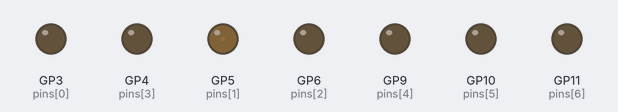
This program was run on a simulated Raspberry Pi Pico running MicroPython. Parts: output pins drawn as LEDs (lit = HIGH). Random numbers come from a fixed seed.

Above: at 0.2 s.
At 20.39 s:
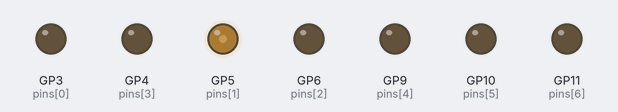
At 39.4 s:
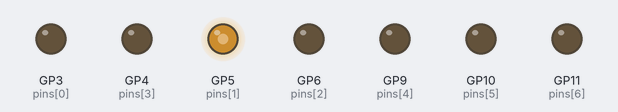
Timing chart, 0 to 40.0 s (numbered marks = the images above):
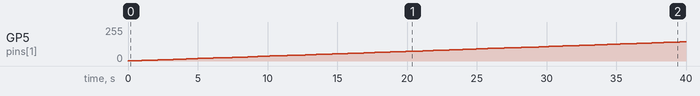

Measured:
- by itself, GP5 (pins[1]): moves from 0/255 to 144/255 over 39.8 s

The program:

oldCodeMainAdapt.py
```python
from machine import Pin, PWM
from time import sleep
import random

# Set up PWM pins
pins = [PWM(Pin(3)), PWM(Pin(5)), PWM(Pin(6)), PWM(Pin(4)), PWM(Pin(9)), PWM(Pin(10)), PWM(Pin(11))]
pinV = [0, 0, 0, 255, 255, 255, 255]
pinFV = [random.randint(2, 15), random.randint(2, 15), random.randint(2, 15), random.randint(2, 15), random.randint(2, 15), random.randint(2, 15), random.randint(2, 15)]
pinDelay = [random.randint(10, 60) / 1000, random.randint(10, 60) / 1000, random.randint(10, 60) / 1000, random.randint(10, 60) / 1000, random.randint(20, 70) / 1000, random.randint(20, 70) / 1000, random.randint(20, 70) / 1000]

mode = 4  # Set initial mode
ssdelay = 0.05  # Initial delay

def setup_pins():
    for p in pins:
        p.freq(1000)  # Set frequency for all pins

def speed_strip():
    global ssdelay
    if mode in [4, 5, 6]:
        val = random.randint(0, 300)
        if val > 268 or val < 0:
            ssdelay = 0.005
        if 0 < val < 20:
            ssdelay = 0.02
        elif 20 < val < 30:
            ssdelay = 0.07
        elif 30 < val < 40:
            ssdelay = 0.08
        elif 40 < val < 60:
            ssdelay = 0.1
        elif 60 < val < 80:
            ssdelay = 0.13
        elif 80 < val < 100:
            ssdelay = 0.16
        elif 100 < val < 120:
            ssdelay = 0.2
        elif 120 < val < 140:
            ssdelay = 0.25
        elif 140 < val < 160:
            ssdelay = 0.3
        elif 160 < val < 190:
            ssdelay = 0.35
        elif 190 < val < 220:
            ssdelay = 0.4
        elif 220 < val < 240:
            ssdelay = 0.6
        elif 240 < val < 268:
            ssdelay = 0.8
        elif 268 < val < 280:
            ssdelay = 0.85
        elif 280 < val < 290:
            ssdelay = 0.875
        elif 290 < val < 300:
            ssdelay = 0.9
        if mode in [4, 5]:
            ssdelay /= 30

    elif mode in [0, 1, 2, 3]:
        val = random.randint(0, 300)
        if val < 125:
            ssdelay = 0.001
        else:
            ssdelay = 0.002

def pin_fader_m5(pin, value):
    global pins, pinV, pinFV, pinDelay, ssdelay
    if pin in [1, 2, 3]:
        if pinV[pin] < value:
            while pinV[pin] < value:
                pinV[pin] += pinFV[pin]
                if pinV[pin] > 65535:
                    pinV[pin] = 65535
                pins[pin].duty_u16(pinV[pin])
                speed_strip()
                sleep(ssdelay)
        elif pinV[pin] > value:
            while pinV[pin] > value:
                pinV[pin] -= pinFV[pin]
                if pinV[pin] < 0:
                    pinV[pin] = 0
                pins[pin].duty_u16(pinV[pin])
                speed_strip()
                sleep(ssdelay)
        if pin == 4:
            pin = 1
    if pin == 5:
        pin = 2
    if pin == 6:
        pin = 3

    while pinV[pin] < value:
        pinV[pin] += pinFV[pin]
        if pinV[pin] > 65535:
            pinV[pin] = 65535
        pins[pin].duty_u16(pinV[pin])
        speed_strip()
        sleep(ssdelay)
    if pinV[pin] > value:
        while pinV[pin] > value:
            pinV[pin] -= pinFV[pin]
            if pinV[pin] < 0:
                pinV[pin] = 0
            pins[pin].duty_u16(pinV[pin])
            speed_strip()
            sleep(ssdelay)

def loop():
    while True:
        pin_fader_m5(1, 65535)  # no green
        pin_fader_m5(4, 0)
        pin_fader_m5(4, 65535)
        pin_fader_m5(2, 65535)  # no red
        pin_fader_m5(5, 0)
        pin_fader_m5(5, 65535)
        pin_fader_m5(1, 0)  # green on
        pin_fader_m5(6, 0)
        pin_fader_m5(6, 65535)
        pin_fader_m5(0, 65535)  # no blue
        pin_fader_m5(4, 0)
        pin_fader_m5(4, 65535)
        pin_fader_m5(2, 0)   # red on
        pin_fader_m5(5, 0)
        pin_fader_m5(5, 65535)
        pin_fader_m5(1, 65535)  # no green
        pin_fader_m5(6, 0)
        pin_fader_m5(6, 65535)
        pin_fader_m5(0, 0)   # blue on
        pin_fader_m5(1, 0)   # green on

setup_pins()
loop()
```
